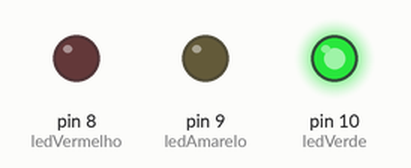
Recording of a sketch running on a simulated Arduino Uno, built with avr-gcc and run on an emulated ATmega328P. Parts: output pins drawn as LEDs (lit = HIGH).

Above: at 3.5 s.
At 8.0 s:
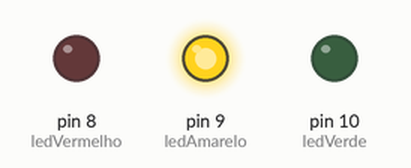
Timing chart, 0 to 23.4 s (numbered marks = the images above):
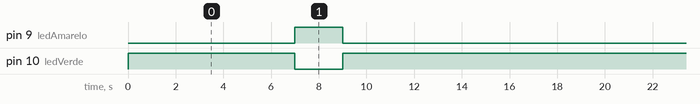

Measured:
- by itself, pin 9 (ledAmarelo): alternates HIGH for 2.0 s and LOW for 16.0 s
- by itself, pin 10 (ledVerde): repeats every 18.0 s: LOW 2.0 s, HIGH 16.0 s

The sketch:

Aula4.ino
```cpp
#define ledVermelho 8
#define ledAmarelo 9
#define ledVerde 10

enum class Signal
{
  Red, Yellow, Green
};

void SetLeds(Signal s);

void setup() {
  pinMode(ledVermelho, OUTPUT);
  pinMode(ledAmarelo, OUTPUT);
  pinMode(ledVerde, OUTPUT);
}

void loop() {
  SetLeds(Signal::Green);
  delay(7000);
  SetLeds(Signal::Yellow);
  delay(2000);
  SetLeds(Signal::Green);
  delay(9000);
}

void SetLeds(Signal s)
{
  digitalWrite(ledVermelho, s == Signal::Red ? HIGH : LOW);
  digitalWrite(ledAmarelo, s == Signal::Yellow ? HIGH : LOW);
  digitalWrite(ledVerde, s == Signal::Green ? HIGH : LOW);
}
```
